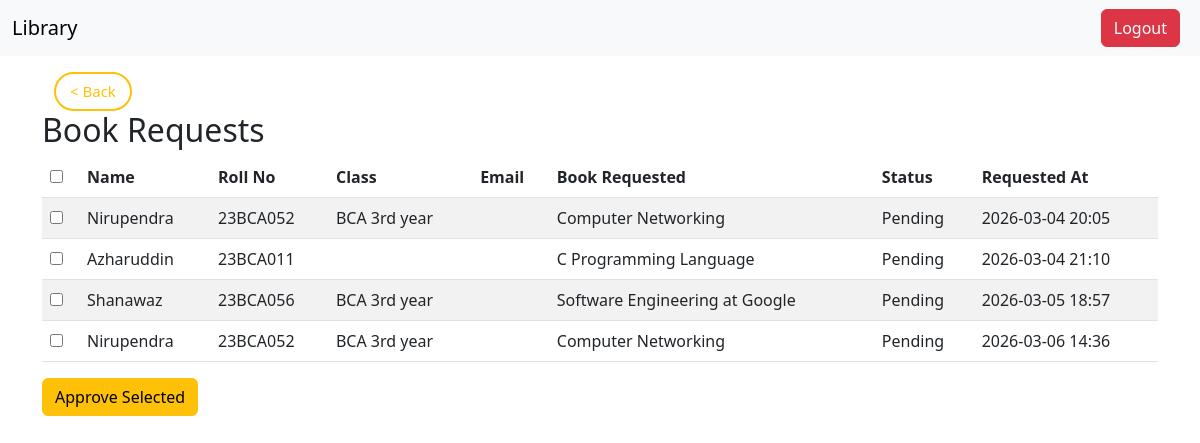
The app's page /requests (signed in) with its own data.
### app.py (models this page shows, shortened)
class BookRequest(db.Model):
    id = db.Column(db.Integer, primary_key=True)
    name = db.Column(db.String(100), nullable=False)
    roll_no = db.Column(db.String(50), nullable=False)
    student_class = db.Column(db.String(50))
    email = db.Column(db.String(120))
    book_id = db.Column(db.Integer, db.ForeignKey('book.id'))
    status = db.Column(db.String(20), default='Pending')
    created_at = db.Column(db.DateTime, default=datetime.utcnow)
    book = db.relationship('Book', backref='requests')

class Book(db.Model):
    id = db.Column(db.Integer, primary_key=True)
    title = db.Column(db.String(200), nullable=False)
    author = db.Column(db.String(200), nullable=False)
    image_filename = db.Column(db.String(200))
    isbn = db.Column(db.String(50), unique=True, nullable=True)
    copies_total = db.Column(db.Integer, nullable=False, default=1)
    copies_available = db.Column(db.Integer, nullable=False, default=1)

### app.py (the view, shortened to what this page needs)
@app.route('/requests', methods=['GET', 'POST'])
@login_required
def requests():
    requests = BookRequest.query.filter_by(status='Pending').all()
    return render_template('requests.html', requests=requests)

### app.py (called while the page is built)
def login_required(f):
    from functools import wraps
    @wraps(f)
    def decorated_function(*args, **kwargs):
        if 'admin' not in session:
            return redirect(url_for('login'))
        return f(*args, **kwargs)
    return decorated_function

### templates/requests.html (shortened to what this page needs)
{% extends 'base.html' %}
{% block content %}
<h2>Book Requests</h2>
{% if requests %}
<form method="post" action="{{ url_for('requests') }}">
  <table class="table table-striped">
    <thead>
      <tr>
        <th><input type="checkbox" id="select-all"></th>
        <th>Name</th>
        <th>Roll No</th>
        <th>Class</th>
        <th>Email</th>
        <th>Book Requested</th>
        <th>Status</th>
        <th>Requested At</th>
      </tr>
    </thead>
    <tbody>
      {% for r in requests %}
      <tr>
        <td><input type="checkbox" name="request_ids" value="{{ r.id }}"></td>
        <td>{{ r.name }}</td>
        <td>{{ r.roll_no }}</td>
        <td>{{ r.student_class }}</td>
        <td>{{ r.email }}</td>
        <td>{{ r.book.title }}</td>
        <td>{{ r.status }}</td>
        <td>{{ r.created_at.strftime('%Y-%m-%d %H:%M') }}</td>
      </tr>
      {% endfor %}
    </tbody>
  </table>
  <button class="btn btn-warning">Approve Selected</button>
</form>
{% else %}
<p>No book requests yet.</p>
{% endif %}
{% endblock %}

### records on screen
BookRequest: name "Nirupendra", roll_no "23BCA052", student_class "BCA 3rd year", book "Computer Networking", status "Pending", created_at "2026-03-04 20:05"
BookRequest: name "Azharuddin", roll_no "23BCA011", book "C Programming Language", status "Pending", created_at "2026-03-04 21:10"
BookRequest: name "Shanawaz", roll_no "23BCA056", student_class "BCA 3rd year", book "Software Engineering at Google", status "Pending", created_at "2026-03-05 18:57"
BookRequest: name "Nirupendra", roll_no "23BCA052", student_class "BCA 3rd year", book "Computer Networking", status "Pending", created_at "2026-03-06 14:36"
